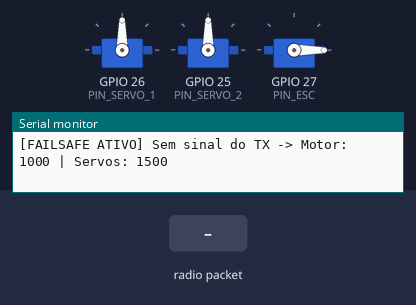
A sketch run on a simulated ESP32. On the bench: 3 × servo, the last lines printed to the serial monitor. Inputs (shaded band) come from the test bench. No radio packets arrive unless stated.

Above: at 1.4 s.
1.5 s: radio packet "1" arrives
At 1.9 s:
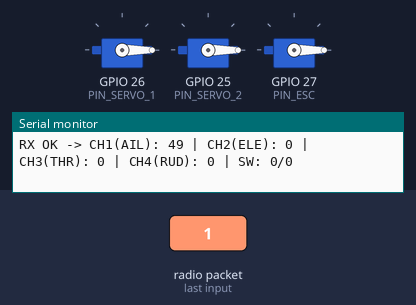
Timing chart, 0 to 4.5 s (numbered marks = the images above; inputs shaded):
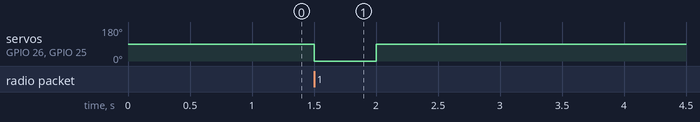

The sketch:

rx.ino
```cpp
/*
 * ============================================================================
 * RECEPTOR RC PARA AEROMODELO - ESP32 + NRF24L01 (COM FAILSAFE)
 * ============================================================================
 * Bibliotecas necessárias (instalar via Gerenciador de Bibliotecas):
 *  - RF24 (por TMRh20)
 *  - ESP32Servo (por Kevin Harrington)
 * ============================================================================
 */

#include <SPI.h>
#include <nRF24L01.h>
#include <RF24.h>
#include <ESP32Servo.h>

// ============================================================================
// 1. DEFINIÇÃO DE PINOS
// ============================================================================
// Pinos do NRF24L01 (VSPI padrão: SCK=18, MISO=19, MOSI=23)
#define PIN_CE   4
#define PIN_CSN  5

// Pinos PWM dos atuadores
#define PIN_SERVO_1  26  // Servo 1 (Aileron ou Leme)
#define PIN_SERVO_2  25  // Servo 2 (Profundor)
#define PIN_ESC      27  // ESC (Motor)

// ============================================================================
// 2. CONFIGURAÇÕES DE RÁDIO E SEGURANÇA (FAILSAFE)
// ============================================================================
// Endereço idêntico ao configurado no Transmissor (TX)
const byte PIPE_ADDRESS[6] = "AERO1";

// Tempo máximo sem receber pacotes antes de cortar o motor (500 ms = 0,5 s)
const unsigned long FAILSAFE_TIMEOUT_MS = 500;
const unsigned long DEBUG_INTERVAL_MS   = 150;

// Mude para 'true' se o seu avião usa Leme (CH4) no Servo 1 em vez de Aileron (CH1)
#define USAR_LEME_NO_SERVO_1  false

// ============================================================================
// 3. ESTRUTURA DO PACOTE RC (IDÊNTICA AO TRANSMISSOR)
// ============================================================================
struct __attribute__((packed)) PacoteRC {
  uint16_t aileron;   // Canal 1: 1000 a 2000 us
  uint16_t elevator;  // Canal 2: 1000 a 2000 us
  uint16_t throttle;  // Canal 3: 1000 a 2000 us
  uint16_t rudder;    // Canal 4: 1000 a 2000 us
  uint8_t  swLeft;    // Botão Esquerdo
  uint8_t  swRight;   // Botão Direito
};

// ============================================================================
// 4. OBJETOS E VARIÁVEIS GLOBAIS
// ============================================================================
RF24 radio(PIN_CE, PIN_CSN);
PacoteRC dadosRX;

Servo servo1;
Servo servo2;
Servo escMotor;

unsigned long ultimoPacoteMs = 0;
unsigned long ultimoDebugMs  = 0;
bool failsafeAtivo = true;

// ============================================================================
// 5. FUNÇÕES DE ACIONAMENTO E FAILSAFE
// ============================================================================
void aplicarFailsafe() {
  // Segurança máxima: zera o motor e centraliza as superfícies de comando
  escMotor.writeMicroseconds(1000);
  servo1.writeMicroseconds(1500);
  servo2.writeMicroseconds(1500);
}

void atualizarSaidasPWM() {
  // Garante que os pulsos estejam sempre dentro da faixa segura de 1000-2000 us
  uint16_t chMotor     = constrain(dadosRX.throttle, 1000, 2000);
  uint16_t chProfundor = constrain(dadosRX.elevator, 1000, 2000);

  #if USAR_LEME_NO_SERVO_1
    uint16_t chServo1 = constrain(dadosRX.rudder, 1000, 2000);
  #else
    uint16_t chServo1 = constrain(dadosRX.aileron, 1000, 2000);
  #endif

  escMotor.writeMicroseconds(chMotor);
  servo1.writeMicroseconds(chServo1);
  servo2.writeMicroseconds(chProfundor);
}

// ============================================================================
// 6. CONFIGURAÇÃO INICIAL (SETUP)
// ============================================================================
void setup() {
  Serial.begin(115200);
  delay(200);
  Serial.println("\n=== INICIALIZANDO RECEPTOR RC (ESP32 + NRF24L01) ===");

  // Aloca timers PWM de hardware do ESP32 para os servos e ESC
  ESP32PWM::allocateTimer(0);
  ESP32PWM::allocateTimer(1);
  ESP32PWM::allocateTimer(2);

  // Configura frequência padrão de 50 Hz para aeromodelismo
  servo1.setPeriodHertz(50);
  servo2.setPeriodHertz(50);
  escMotor.setPeriodHertz(50);

  // Anexa os pinos definindo os limites mínimo e máximo (1000 a 2000 us)
  servo1.attach(PIN_SERVO_1, 1000, 2000);
  servo2.attach(PIN_SERVO_2, 1000, 2000);
  escMotor.attach(PIN_ESC, 1000, 2000);

  // Inicia em Failsafe (motor em 1000 us para armar o ESC com segurança)
  aplicarFailsafe();

  // Inicializa o módulo NRF24L01
  if (!radio.begin()) {
    Serial.println("[ERRO CRÍTICO] Módulo NRF24L01 não detectado no RX!");
    while (true) {
      aplicarFailsafe();
      delay(1000);
    }
  }

  // Configurações idênticas às do Transmissor
  radio.setPALevel(RF24_PA_MAX);
  radio.setDataRate(RF24_250KBPS);
  radio.setChannel(108);
  radio.setCRCLength(RF24_CRC_16);
  radio.setAutoAck(true);
  radio.setPayloadSize(sizeof(PacoteRC));

  radio.openReadingPipe(1, PIPE_ADDRESS);
  radio.startListening(); // Define o módulo como Receptor (RX)

  Serial.println("[OK] Receptor pronto. Aguardando sinal do transmissor...");
}

// ============================================================================
// 7. LOOP PRINCIPAL
// ============================================================================
void loop() {
  unsigned long agora = millis();

  // Verifica se chegou algum pacote novo do transmissor
  if (radio.available()) {
    radio.read(&dadosRX, sizeof(PacoteRC));
    ultimoPacoteMs = agora;
    failsafeAtivo  = false;

    atualizarSaidasPWM();
  }

  // Verifica perda de sinal (Failsafe)
  if ((agora - ultimoPacoteMs) > FAILSAFE_TIMEOUT_MS) {
    if (!failsafeAtivo) {
      failsafeAtivo = true;
      aplicarFailsafe();
    }
  }

  // Monitoramento no Serial
  if (agora - ultimoDebugMs >= DEBUG_INTERVAL_MS) {
    ultimoDebugMs = agora;

    if (failsafeAtivo) {
      Serial.println("[FAILSAFE ATIVO] Sem sinal do TX -> Motor: 1000 | Servos: 1500");
    } else {
      Serial.print("RX OK -> CH1(AIL): "); Serial.print(dadosRX.aileron);
      Serial.print(" | CH2(ELE): "); Serial.print(dadosRX.elevator);
      Serial.print(" | CH3(THR): "); Serial.print(dadosRX.throttle);
      Serial.print(" | CH4(RUD): "); Serial.print(dadosRX.rudder);
      Serial.print(" | SW: "); Serial.print(dadosRX.swLeft); Serial.print("/"); Serial.println(dadosRX.swRight);
    }
  }
}
```

Measured:
- after the input at 1.5 s, servo on GPIO 26 (PIN_SERVO_1), servo on GPIO 25 (PIN_SERVO_2): 90° → 0° at once, → 90° 0.50 s later
